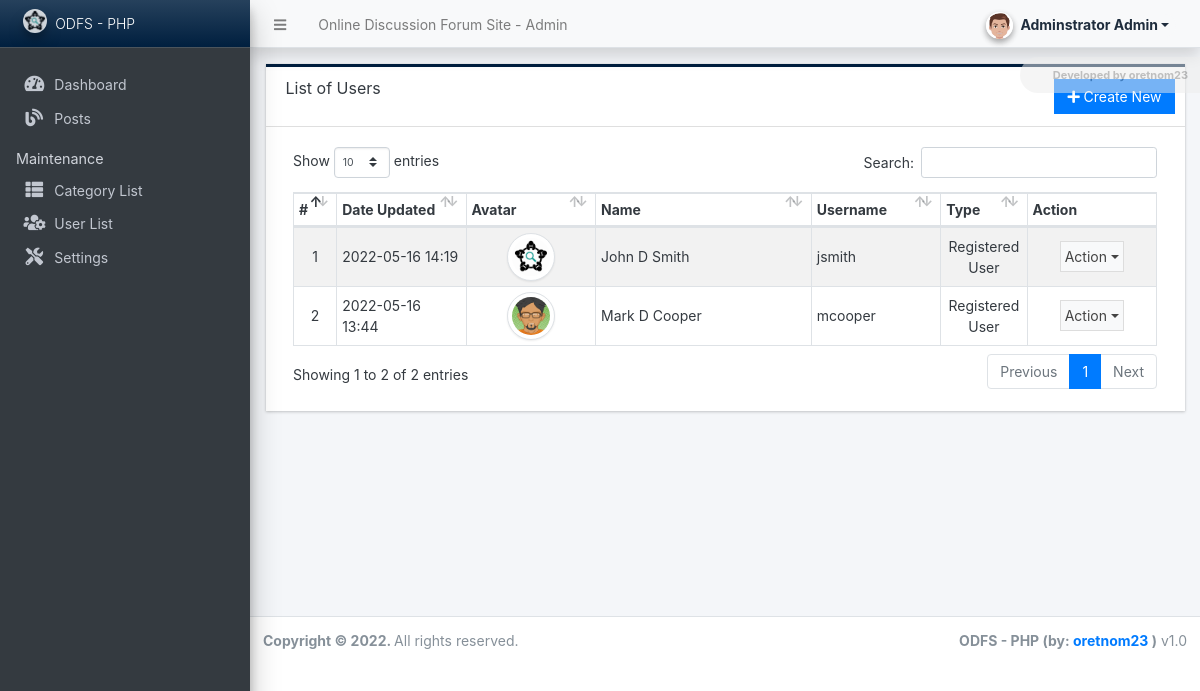
Page /admin/?page=user/list (signed in) on the committed database.
### tables this page shows
CREATE TABLE `users` (
  `id` int(50) NOT NULL,
  `firstname` varchar(250) NOT NULL,
  `middlename` text DEFAULT NULL,
  `lastname` varchar(250) NOT NULL,
  `username` text NOT NULL,
  `password` text NOT NULL,
  `avatar` text DEFAULT NULL,
  `last_login` datetime DEFAULT NULL,
  `type` tinyint(1) NOT NULL DEFAULT 0,
  `date_added` datetime NOT NULL DEFAULT current_timestamp(),
  `date_updated` datetime DEFAULT current_timestamp() ON UPDATE current_timestamp()
);

### classes/DBConnection.php (called while the page is built, shortened)
<?php
class DBConnection{
    private $host = DB_SERVER;
    private $username = DB_USERNAME;
    private $password = DB_PASSWORD;
    private $database = DB_NAME;
    public $conn;
    public function __construct(){
        if (!isset($this->conn)) {
            $this->conn = new mysqli($this->host, $this->username, $this->password, $this->database);
        }
    }
}
?>

### classes/SystemSettings.php (called while the page is built, shortened)
<?php
class SystemSettings extends DBConnection{
	function userdata($field = ''){
		if(!empty($field)){
			if(isset($_SESSION['userdata'][$field]))
				return $_SESSION['userdata'][$field];
			else
				return null;
		}else{
			return false;
		}
	}
	function info($field=''){
		if(!empty($field)){
			if(isset($_SESSION['system_info'][$field]))
				return $_SESSION['system_info'][$field];
			else
				return false;
		}else{
			return false;
		}
	}
}
$_settings = new SystemSettings();
?>

### config.php (called while the page is built, shortened)
<?php
require_once('classes/DBConnection.php');
require_once('classes/SystemSettings.php');
function validate_image($file){
    global $_settings;
	if(!empty($file)){
        $ex = explode("?",$file);
        $file = $ex[0];
        $ts = isset($ex[1]) ? "?".$ex[1] : '';
		if(is_file(base_app.$file)){
			return base_url.$file.$ts;
		}else{
			return base_url.($_settings->info('logo'));
		}
	}else{
		return base_url.($_settings->info('logo'));
	}
}
?>

### admin/user/list.php (the view, shortened to what this page needs)
<div class="card card-outline rounded-0 card-navy">
	<div class="card-header">
		<h3 class="card-title">List of Users</h3>
		<div class="card-tools">
			<a href="./?page=user/manage_user" id="create_new" class="btn btn-flat btn-primary"><span class="fas fa-plus"></span>  Create New</a>
		</div>
	</div>
	<div class="card-body">
        <div class="container-fluid">
			<table class="table table-hover table-striped table-bordered" id="list">
				<colgroup>
					<col width="5%">
					<col width="15%">
					<col width="15%">
					<col width="25%">
					<col width="15%">
					<col width="10%">
					<col width="15%">
				</colgroup>
				<thead>
					<tr>
						<th>#</th>
						<th>Date Updated</th>
						<th>Avatar</th>
						<th>Name</th>
						<th>Username</th>
						<th>Type</th>
						<th>Action</th>
					</tr>
				</thead>
				<tbody>
					<?php
					$i = 1;
						$qry = $conn->query("SELECT *, concat(firstname,' ', coalesce(concat(middlename,' '), '') , lastname) as `name` from `users` where id != '{$_settings->userdata('id')}' order by concat(firstname,' ', lastname) asc ");
						while($row = $qry->fetch_assoc()):
					?>
						<tr>
							<td class="text-center"><?php echo $i++; ?></td>
							<td><?php echo date("Y-m-d H:i",strtotime($row['date_updated'])) ?></td>
							<td class="text-center">
                                <img src="<?= validate_image($row['avatar']) ?>" alt="" class="img-thumbnail rounded-circle user-avatar">
                            </td>
							<td><?php echo $row['name'] ?></td>
							<td><?php echo $row['username'] ?></td>
							<td class="text-center">
                                <?php if($row['type'] == 1): ?>
                                    Administrator
                                <?php elseif($row['type'] == 2): ?>
                                    Registered User
                                <?php else: ?>
									N/A
                                <?php endif; ?>
                            </td>
							<td align="center">
								 <button type="button" class="btn btn-flat p-1 btn-default btn-sm dropdown-toggle dropdown-icon" data-toggle="dropdown">
				                  		Action
				                  </button>
							</td>
						</tr>
					<?php endwhile; ?>
				</tbody>
			</table>
		</div>
	</div>
</div>

### admin/user/list.php (style rules this page uses)
.user-avatar { width:3rem; height:3rem; object-fit:scale-down; object-position:center center; }

### rows in the picture
users: date_updated "2022-05-16 14:19", shows a picture, name "John D Smith", username "jsmith", type "Registered User"
users: date_updated "2022-05-16 13:44", avatar (picture), name "Mark D Cooper", username "mcooper", type "Registered User"

### other values in the picture
$_settings->info('name') "Online Discussion Forum Site"
$_settings->userdata('firstname').' '.$_settings->userdata('lastname') "Adminstrator Admin"
$_settings->info('short_name') "ODFS - PHP"
